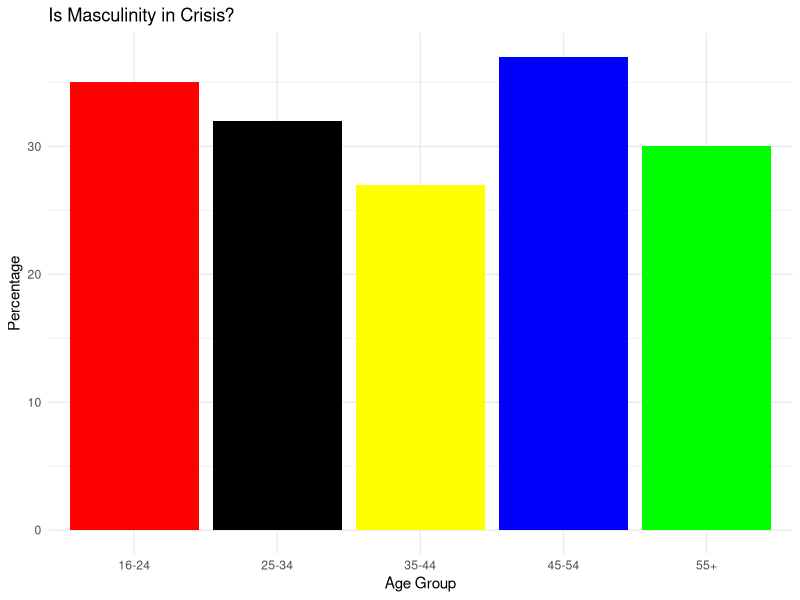

This figure's R source:
library(ggplot2)

# Create a data frame
data <- data.frame(
  Age_Group = c("16-24", "25-34", "35-44", "45-54", "55+"),
  Percentage = c(35, 32, 27, 37, 30)
)

# Create the plot
ggplot(data, aes(x = Age_Group, y = Percentage, fill = Age_Group)) +
  geom_bar(stat = "identity") +
  scale_fill_manual(values = c("red", "black", "yellow", "blue", "green")) +
  labs(
    title = "Is Masculinity in Crisis?",
    x = "Age Group",
    y = "Percentage"
  ) +
  theme_minimal() +
  theme(legend.position = "none")


# Create a data frame with the data
data2 <- data.frame(
  Intelligence_Type = c("Mathematical", "Naturalist", "Existential", "Linguistic", 
                        "Visual", "Logical", "Musical"),
  Percentage = c(1, 41, 3, 32, 17, 23, 8),
  Color = c("pink", "yellow", "orange", "purple", "red", "green", "black")
)